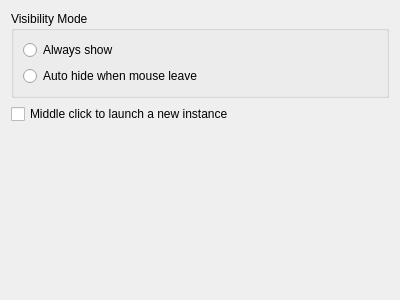
<?xml version="1.0" encoding="UTF-8"?>
<ui version="4.0">
 <class>BehaviorConfig</class>
 <widget class="QWidget" name="BehaviorConfig">
  <property name="geometry">
   <rect>
    <x>0</x>
    <y>0</y>
    <width>400</width>
    <height>300</height>
   </rect>
  </property>
  <property name="windowTitle">
   <string>Behavior Configuration</string>
  </property>
  <layout class="QVBoxLayout" name="verticalLayout">
   <item>
    <widget class="QGroupBox" name="groupBox">
     <property name="title">
      <string>Visibility Mode</string>
     </property>
     <layout class="QVBoxLayout" name="verticalLayout_2">
      <item>
       <widget class="QRadioButton" name="kcfg_AlwaysShow">
        <property name="text">
         <string>Always show</string>
        </property>
       </widget>
      </item>
      <item>
       <widget class="QRadioButton" name="kcfg_AutoHide">
        <property name="text">
         <string>Auto hide when mouse leave</string>
        </property>
       </widget>
      </item>
     </layout>
    </widget>
   </item>
   <item>
    <widget class="QCheckBox" name="kcfg_MiddleClickNewInstance">
     <property name="text">
      <string>Middle click to launch a new instance</string>
     </property>
    </widget>
   </item>
   <item>
    <spacer name="verticalSpacer">
     <property name="orientation">
      <enum>Qt::Vertical</enum>
     </property>
     <property name="sizeHint" stdset="0">
      <size>
       <width>20</width>
       <height>40</height>
      </size>
     </property>
    </spacer>
   </item>
  </layout>
 </widget>
 <resources/>
 <connections/>
</ui>
